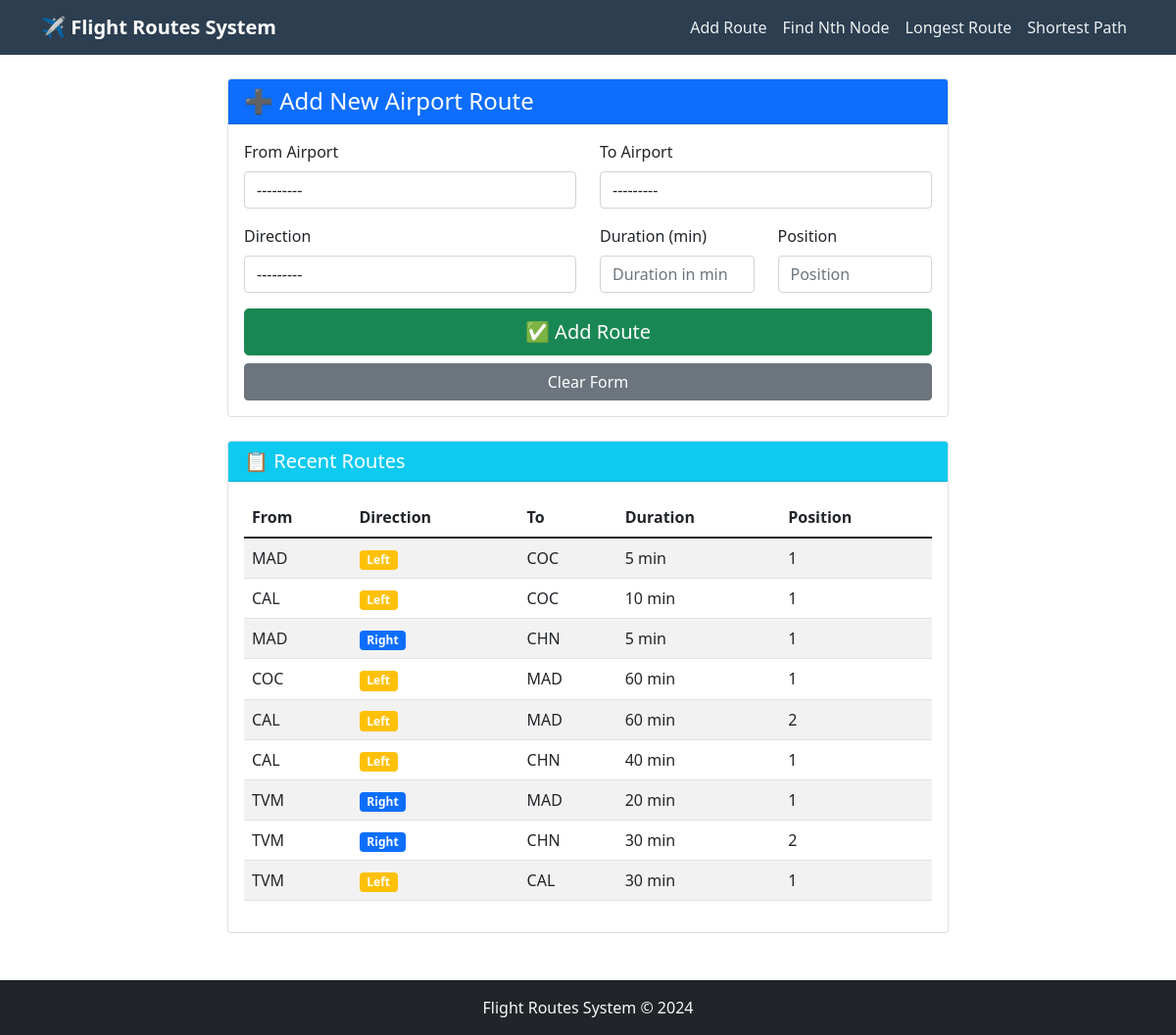
/add-route/, run on the app's committed database.
### routes/models.py (models this page shows, shortened)
class Route(models.Model):
    DIRECTION_CHOICES = [
        ('left', 'Left'),
        ('right', 'Right'),
    ]
    from_airport = models.ForeignKey(Airport, on_delete=models.CASCADE, related_name='departing_routes')
    to_airport = models.ForeignKey(Airport, on_delete=models.CASCADE, related_name='arriving_routes')
    direction = models.CharField(max_length=5, choices=DIRECTION_CHOICES)
    duration = models.IntegerField(help_text="Duration in minutes")
    position = models.IntegerField(help_text="Order/position in route")

class Airport(models.Model):
    code = models.CharField(max_length=3, unique=True)
    name = models.CharField(max_length=100)
    def __str__(self):
        return f"{self.code} - {self.name}"

### routes/views.py (the view)
# urls.py: path('add-route/', views.add_route, name='add_route'),
def add_route(request):
    if request.method == 'POST':
        form = RouteForm(request.POST)
        print(form)
        if form.is_valid():
            form.save()
            messages.success(request, 'Route added successfully!')
            return redirect('add_route')
    else:
        form = RouteForm()
    recent_routes = Route.objects.all().order_by('-id')
    return render(request, 'add_route.html', {
        'form': form,
        'recent_routes': recent_routes
    })

### routes/forms.py
class RouteForm(forms.ModelForm):
    class Meta:
        model = Route
        fields = ['from_airport', 'to_airport', 'direction', 'duration', 'position']
        widgets = {
            'from_airport': forms.Select(attrs={'class': 'form-control'}),
            'to_airport': forms.Select(attrs={'class': 'form-control'}),
            'direction': forms.Select(attrs={'class': 'form-control'}),
            'duration': forms.NumberInput(attrs={'class': 'form-control', 'placeholder': 'Duration in minutes'}),
            'position': forms.NumberInput(attrs={'class': 'form-control', 'placeholder': 'Position'}),
        }

### routes/templates/add_route.html (shortened to what this page needs)
{% extends 'base.html' %}
{% block content %}
<div class="row">
    <div class="col-md-8 mx-auto">
        <div class="card">
            <div class="card-header bg-primary text-white">
                <h4 class="mb-0">➕ Add New Airport Route</h4>
            </div>
            <div class="card-body">
                <form method="post">
                    <div class="row mb-3">
                        <div class="col-md-6">
                            <label for="{{ form.from_airport.id_for_label }}" class="form-label">From Airport</label>
                            {{ form.from_airport }}
                        </div>
                        <div class="col-md-6">
                            <label for="{{ form.to_airport.id_for_label }}" class="form-label">To Airport</label>
                            {{ form.to_airport }}
                        </div>
                    </div>
                    <div class="row mb-3">
                        <div class="col-md-6">
                            <label for="{{ form.direction.id_for_label }}" class="form-label">Direction</label>
                            {{ form.direction }}
                        </div>
                        <div class="col-md-3">
                            <label for="{{ form.duration.id_for_label }}" class="form-label">Duration (min)</label>
                            {{ form.duration }}
                        </div>
                        <div class="col-md-3">
                            <label for="{{ form.position.id_for_label }}" class="form-label">Position</label>
                            {{ form.position }}
                        </div>
                    </div>
                    <div class="d-grid gap-2">
                        <button type="submit" class="btn btn-success btn-lg">
                            ✅ Add Route
                        </button>
                        <a href="{% url 'add_route' %}" class="btn btn-secondary">Clear Form</a>
                    </div>
                </form>
            </div>
        </div>
        <div class="card mt-4">
            <div class="card-header bg-info text-white">
                <h5 class="mb-0">📋 Recent Routes</h5>
            </div>
            <div class="card-body">
                {% if recent_routes %}
                    <div class="table-responsive">
                        <table class="table table-striped">
                            <thead>
                                <tr>
                                    <th>From</th>
                                    <th>Direction</th>
                                    <th>To</th>
                                    <th>Duration</th>
                                    <th>Position</th>
                                </tr>
                            </thead>
                            <tbody>
                                {% for route in recent_routes %}
                                <tr>
                                    <td>{{ route.from_airport.code }}</td>
                                    <td>
                                        <span class="badge {% if route.direction == 'left' %}bg-warning{% else %}bg-primary{% endif %}">
                                            {{ route.direction|title }}
                                        </span>
                                    </td>
                                    <td>{{ route.to_airport.code }}</td>
                                    <td>{{ route.duration }} min</td>
                                    <td>{{ route.position }}</td>
                                </tr>
                                {% endfor %}
                            </tbody>
                        </table>
                    </div>
                {% else %}
                    <p class="text-muted">No routes added yet. Add your first route above!</p>
                {% endif %}
            </div>
        </div>
    </div>
</div>
{% endblock %}

### data on the page
Route: from_airport.code "MAD", direction "Left", to_airport.code "COC", duration "5", position "1"
Route: from_airport.code "CAL", direction "Left", to_airport.code "COC", duration "10", position "1"
Route: from_airport.code "MAD", direction "Right", to_airport.code "CHN", duration "5", position "1"
Route: from_airport.code "COC", direction "Left", to_airport.code "MAD", duration "60", position "1"
Route: from_airport.code "CAL", direction "Left", to_airport.code "MAD", duration "60", position "2"
Route: from_airport.code "CAL", direction "Left", to_airport.code "CHN", duration "40", position "1"
Route: from_airport.code "TVM", direction "Right", to_airport.code "MAD", duration "20", position "1"
Route: from_airport.code "TVM", direction "Right", to_airport.code "CHN", duration "30", position "2"
Route: from_airport.code "TVM", direction "Left", to_airport.code "CAL", duration "30", position "1"
